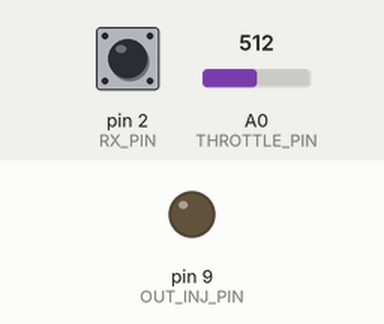
The sketch below on a simulated Arduino Uno, built with avr-gcc and run on an emulated ATmega328P. On the bench: output pins drawn as LEDs (lit = HIGH). Dashed ring = blinking. Inputs (shaded band) come from the test bench; at power-on: pin 2 (RX_PIN) LOW, A0 (THROTTLE_PIN) = 512. Storage starts empty; EEPROM starts erased.

Above: at 1.4 s.
1.5 s: pin 2 (RX_PIN) pulsed HIGH 2 times (0.12 s each, 0.3 s apart)
At 2.03 s:
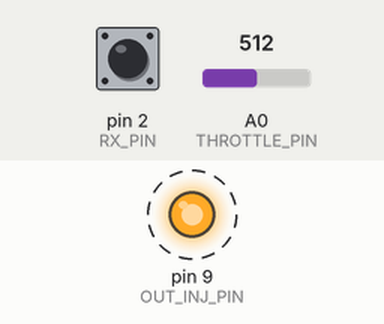
Timing chart, 0 to 4.5 s (numbered marks = the images above; inputs shaded):
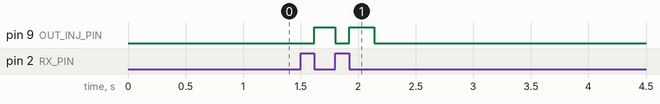

Measured:
- after the input at 1.5 s, pin 9 (OUT_INJ_PIN): alternates HIGH for 0.20 s and LOW for 0.12 s, 4 changes in all, then stays LOW, starting after 0.12 s

The sketch:

efi_davide_nano.ino
```cpp
// Created by Davide Cavaliere
// E-mail: dadez87@gmail.com
// Website: www.monocilindro.com
// 26 October 2016
// Fuelino SW1.00 beta1
// Compiles successfully with Arduino IDE 1.6.9

#include "EEPROMmgr/EEPROMmgr.h" // EEPROM memory management
#include "INJmgr/INJmgr.h" // Injection and physical input/outputs management
#include "COMMmgr/COMMmgr.h" // Communication management
#include "SDmgr/SDmgr.h" // SD memory management

void setup(){
  COMM_begin(); // Initializes communication
  EEPROM_load_calib(); // EEPROM memory check
  SDmgr.begin(); // Initializes SD memory
  INJmgr.begin(); // Injection and signal IO management
}

void loop() {

  INJmgr.analog_digital_signals_acquisition(); // Acquires throttle position sensor signal
  INJmgr.safety_check(); // Safety checks (checks if, from last function call, the injector has been deactivated at least one time)

  SDmgr.log_engine_info();
  COMM_receive_check();

  delay(100); // delay ms

}
```

COMMmgr.h
```cpp
#ifndef COMMmgr_h
#define COMMmgr_h

#include <Arduino.h>
#include "SWSeriale/SWseriale.h" // SW serial using INT1 and Timer2"
#include "../INJmgr/INJmgr.h"
#include "../EEPROMmgr/EEPROMmgr.h"
#include "../SDmgr/SDmgr.h"

#define COMM_SERIAL_RECV_BYTES_NUM 32
#define COMM_SERIAL_STR_LEN_MAX 16
#define COMM_ENABLE_CHECKSUM 0

// Global variables to be exported
extern uint8_t data_send_req; //data sending request coming from logger

// Functions to be exported
extern void COMM_begin();
extern uint16_t COMM_calculate_checksum(uint8_t* array, uint8_t array_start, uint8_t array_length);
extern void COMM_Send_Char_Array(uint8_t* array_data, uint8_t array_size);
extern void COMM_Send_String(String input_string, uint8_t string_size);
extern void COMM_receive_check();
extern uint8_t COMM_evaluate_parameter_read_writing_request(uint8_t *data_array, uint8_t data_size);

#endif
```

SWseriale.h
```cpp
// Created by Davide Cavaliere
// E-mail: dadez87@gmail.com
// Website: www.monocilindro.com
// 21 October 2016

#ifndef SWSERIALE_h
#define SWSERIALE_h

#include <avr/interrupt.h>
#include <avr/pgmspace.h>
//#include <Arduino.h>

#define BAUDRATE 9600 // baudrate 9600 bit/s - do not change
#define ONE_BIT_CYLES (uint8_t)((2000000 / BAUDRATE) - 1) // -> pre-scaler set to 0.5us - Example: at 9600 baud, this is 208 (208.3333...)
#define SAMPLING_DELAY_CYLES (uint8_t)(ONE_BIT_CYLES / 2) // the bit sampling time should be in the middle of the bit, to avoid noise due to sampling during rising or falling time. Example: @16Mhz, prescaler = 8, one timer tick happens in 0.5us; 100 cycles means 50us after start of bit
#define RX_PIN 2 // RX pin (INT0) - do not change (if you plan to change this to INT0, pin2, you should also change the *.cpp file in order to set interrupts on pin2, INT0)
#define TX_PIN 4 // TX pin - can be changed freely, as long as it is a pin on Port D, and it is within 4-7 (notice that 0=RXD native, 1=TXD native, 2=INT0, 3=INT1). If you plan to use an other Port (B or C), you need to change *.cpp file in order to use a differnt port
#define SWSERIALE_RECV_BUF_SIZE (uint8_t)64 // buffer size for serial data recv
#define SWSERIALE_SEND_BUF_SIZE (uint8_t)32 // buffer size for serial data send
#define FORCE_SEND 0 // forces new sending even if Serial status is still receiving or sending previous message
#define BITS_WAITING_AFTER_RECV 5 // these are the bits which are waited, after the complete reception of a byte, before setting the bus again to IDLE (this is necessary to avoid sending a byte, interrupting receiving phase of 2 consecutive bytes. It has effect when FORCE_SEND=0)

enum SWseriale_mode_enum{
	IDLE_MODE = 0, // Waiting for start bit
	RECV_MODE, // Finish receiving byte
	SEND_MODE // Sending byte
};

class SWseriale_class
{

  public:
    bool begin(); // First initialization
    void listen(SWseriale_mode_enum listening_mode); // Listens in IDLE or RECV modes
    uint8_t available();
    uint8_t read();
    bool prepareToSend();
    bool write(uint8_t* data_array, uint8_t data_size);

};

extern SWseriale_class SWseriale;

#endif
```

EEPROMmgr.h
```cpp
#ifndef EEPROMmgr_h
#define EEPROMmgr_h

#include <EEPROM.h>
#include <Arduino.h>
#include "../COMMmgr/COMMmgr.h"
#include "../INJmgr/INJmgr.h"

// EEPROM memory addresses table:
#define INJ_INCR_RPM_MAPS_START 0 // start address (0)
#define INJ_INCR_THR_MAPS_START 2*INJ_INCR_RPM_MAPS_SIZE // start address (16)
#define INJ_INCR_TIM_MAPS_START 2*(INJ_INCR_RPM_MAPS_SIZE+INJ_INCR_THR_MAPS_SIZE) // start address (48)
#define SD_FILE_NUM_ADDR 128 // address of file number (4 bytes used)

// Functions of other modules to be imported
extern void send_8_byte_string_to_serial(String input_string);

// Functions of EEPROMmgr to be exported
extern uint8_t EEPROM_load_calib();
extern uint8_t EEPROM_read();
extern uint8_t EEPROM_write_standard_values(uint8_t data_number);
extern uint16_t EEPROM_SD_file_num_rw();
extern void EEPROM_write_RAM_map_to_EEPROM(uint8_t map_number_req);

#endif
```

INJmgr.h
```cpp
#ifndef INJmgr_h
#define INJmgr_h

#include <Arduino.h>
#include "../compile_options.h"

#define INJ_TIME_TICKS_MIN (uint16_t)100 // minima iniezione 400us (1 Timer0 tick = 4us)
#define INJ_TIME_TICKS_MAX (uint16_t)2000 // massima iniezione 8ms = 8000us (1 Timer0 tick = 4us)

#if FUELINO_HW_VERSION == 1
	#define IN_INJ_PIN 2 // input pin injector from ECU
	#define OUT_INJ_PIN 9 // output pin injector to physical injector
	#define THROTTLE_PIN A0 // throttle analog signal input pin
	#define LAMBDA_PIN A0 // no lambda sensor present on Fuelino V1
#elif FUELINO_HW_VERSION == 2
	#define IN_INJ_PIN 6 // input pin injector from ECU
	#define OUT_INJ_PIN 8 // output pin injector to physical injector
	#define THROTTLE_PIN A2 // throttle analog signal input pin
	#define LAMBDA_PIN A3 // lambda sensor signal input pin
#endif

#define MAX_PERCENTAGE_INJ (uint16_t)205 // maximum increment percentage (for safety) [205 corresponds to about 40% increment]
#define MIN_EXTENSION_TIME_TICKS (uint16_t)100 // minimum time of Timer1 extension time ticks (0.5us), for injection time extension [100 = 50us]
#define MAX_EXTENSION_TIME_TICKS (uint16_t)6000 // minimum time of Timer1 extension time ticks (0.5us), for injection time extension [6000 = 3000us]
#define INJ_OPENING_TIME_TICKS (uint16_t)0 // time ticks (4us) required for the injector to open
#define INJ_INCREMENT_RPM_STD (uint8_t)128 // Injection increment standard (50/256 %)
#define INJ_INCREMENT_THR_STD (uint8_t)0 // Injection increment standard (50/256 %)
#define INJ_INCREMENT_TIM_STD (uint8_t)0 // Injection increment standard (50/256 %)
#define INJ_INCR_RPM_MAPS_SIZE 8 // Engine Speed compensation map size
#define INJ_INCR_THR_MAPS_SIZE 16 // Throttle compensation map size [if you change this, you should also change "index_thr_tmp" calculation]
#define INJ_INCR_TIM_MAPS_SIZE 8 // Injection Time compensation map size
#define INJ_MAPS_TOTAL_NUM 3 // total number of calibration maps
#define INJ_SAFETY_MAX_ERR (uint8_t)2 // maximum number of tolerable Safety errors, then turn OFF the injector

// Variables to be exported
extern uint8_t incrementi_rpm[]; // increments depending on rpm
extern uint8_t incrementi_thr[]; // increments depending on throttle
extern uint8_t incrementi_tim[]; // increments depending on injection time
extern volatile uint16_t injection_counter_buffer; // counts the combustion cycles
extern volatile uint16_t delta_time_tick_buffer; // time between 2 consecutive injections (2rpm) buffer [1 tick = 4us]
extern volatile uint16_t delta_inj_tick_buffer; // injection time buffer [1 tick = 4us]
extern volatile uint16_t throttle_buffer; // voltage on throttle pin 0-1023 buffer
extern volatile uint16_t lambda_buffer; // lambda sensor voltage
extern volatile uint16_t extension_time_ticks_buffer; // extension time Timer1 ticks (0.5us)
extern volatile uint16_t INJ_exec_time_1_buffer; // execution time for the interrupt
extern volatile uint16_t INJ_exec_time_2_buffer; // execution time for the interrupt
extern volatile uint8_t buffer_busy; // activated when SD packet (and serial packet) are built, to avoid corruption

class INJmgr_class{

	public:
		void begin(); // Called in MAIN Setup
		uint16_t Timer0_tick_counts();
		uint8_t interpolate_map(uint16_t* breakpoints_array, bool brkpts_incr, uint8_t* calib_array, uint8_t arrays_size, uint16_t x_value);
		void update_info_for_logger();
		void analog_digital_signals_acquisition();
		void safety_check();

		uint8_t INJ_safety_err_counter; // Safety error counter

};

extern INJmgr_class INJmgr;

#endif
```

Tempo.h
```cpp
#ifndef TEMPO_h
#define TEMPO_h

#include <avr/io.h>
#include <avr/interrupt.h>

class Tempo
{
  public:

    // properties
    unsigned char clockSelectBits; //
	char oldSREG; // To hold Status Register while ints disabled

    // methods
    void initialize();
    void start(); // starts the timer
	void reset(); // resets the timer
    void stop(); // stops the timer
	uint16_t read(); // returns the time of the counter
    void attachInterrupt(void (*isr)());
    void detachInterrupt();
    void setPeriod(uint16_t ticks_num);
	void (*isrCallback)();
};

extern Tempo Timer1;
#endif
```

SDmgr.h
```cpp
#ifndef SDmgr_h
#define SDmgr_h

#include <SD.h> // needed to manage SD card
#include "../EEPROMmgr/EEPROMmgr.h" // Need to manage reading from EEPROM (file name, ...)
#include "../COMMmgr/COMMmgr.h" // Communication manager (to send serial messages, ...)
#include "../INJmgr/INJmgr.h" // INJ manager. To have access to variables (inj time, ...)

#define SD_CS_PIN_NUM 10 // CS pin for SD card (SPI) - Slave Select
#define SD_WRITE_BUFFER_SIZE 32 // Size of buffer for SD writing
#define SIMULATION_SIGNAL 0 // enables signal simulation

class SDmgr_class
{
  public:
    String file_name; // SD file name where to log data
	bool SD_init_OK; // if SD card was initialized correctly
	uint8_t SD_writing_buffer[SD_WRITE_BUFFER_SIZE]; // buffer for SD writing
	uint8_t SD_writing_buffer_size;

	SDmgr_class();
	bool begin();
	bool log_engine_info();

};

extern SDmgr_class SDmgr;

#endif
```

compile_options.h
```cpp
#ifndef CompileOptions_h
#define CompileOptions_h

#define FUELINO_HW_VERSION 1 // HW version of Fuelino. Fuelino V1 does not have SWseriale, and also, for injector management, input and output pins are different
#define ENABLE_BUILT_IN_HW_SERIAL 1 // Enables the communication HW Serial port (USB connection with PC) on pins 0 and 1
#define SD_MODULE_PRESENT 1 // SD Card module present
#define DISPLAY_PRESENT 0 // Display module on I2C
#define IMU_PRESENT 0 // IMU module on I2C
#define GPS_PRESENT 0 // GPS module on SW Serial
#define BLUETOOTH_PRESENT 1 // Enables packets forwarding (sending and receiving) through SW Serial, in case FUELINO_HW_VERSION>=2

#endif
```
